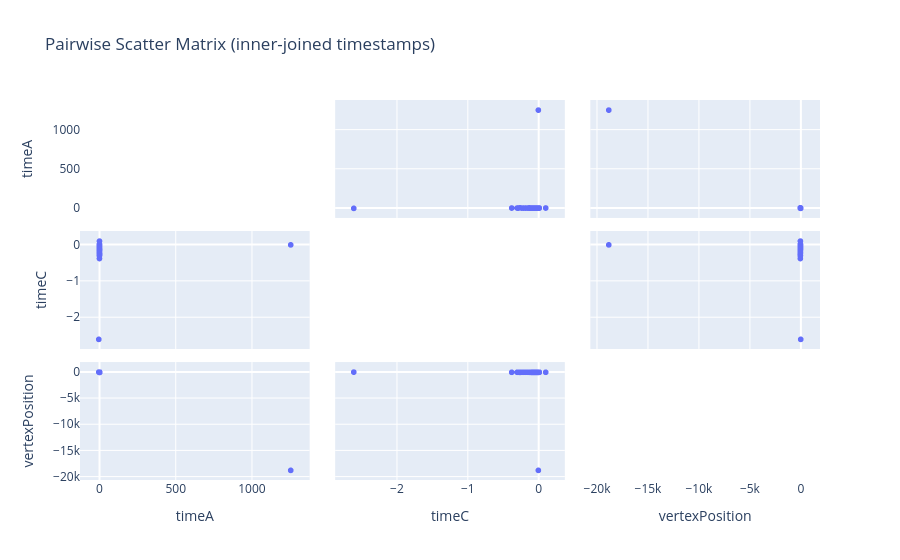

Write notebook code for a chart like this one.
### Code cell
# For deeper comparison, a scatter matrix across params (may be heavy if many points)
sm = px.scatter_matrix(
    wide_inner.reset_index(drop=False),
    dimensions=list(wide_inner.columns),
    title="Pairwise Scatter Matrix (inner-joined timestamps)"
)
sm.update_traces(diagonal_visible=False)
sm.show()

### Figure 1 — Plotly figure (JSON) as saved in the notebook; plotly's stock layout.template omitted (floating-point values rounded to 4 significant figures; data arrays with more than 128 entries replaced by an {"elided": "..."} marker saying what was removed)
{"data": [{"diagonal": {"visible": false}, "dimensions": [{"axis": {"matches": true}, "label": "timeA", "values": {"elided": "13765 float values"}}, {"axis": {"matches": true}, "label": "timeC", "values": {"elided": "13765 float values"}}, {"axis": {"matches": true}, "label": "vertexPosition", "values": {"elided": "13765 float values"}}], "hovertemplate": "%{xaxis.title.text}=%{x}<br>%{yaxis.title.text}=%{y}<extra></extra>", "legendgroup": "", "marker": {"color": "#636efa", "symbol": "circle"}, "name": "", "showlegend": false, "type": "splom"}], "layout": {"autosize": true, "dragmode": "select", "legend": {"tracegroupgap": 0}, "title": {"text": "Pairwise Scatter Matrix (inner-joined timestamps)"}, "xaxis": {"autorange": true, "range": [-197.5, 1448.0], "type": "linear"}, "xaxis2": {"autorange": true, "range": [-3.022, 0.5187], "type": "linear"}, "xaxis3": {"autorange": true, "range": [-21690.0, 2914.0], "type": "linear"}, "yaxis": {"autorange": true, "range": [-197.5, 1448.0], "type": "linear"}, "yaxis2": {"autorange": true, "range": [-3.022, 0.5187], "type": "linear"}, "yaxis3": {"autorange": true, "range": [-21690.0, 2914.0], "type": "linear"}}}
